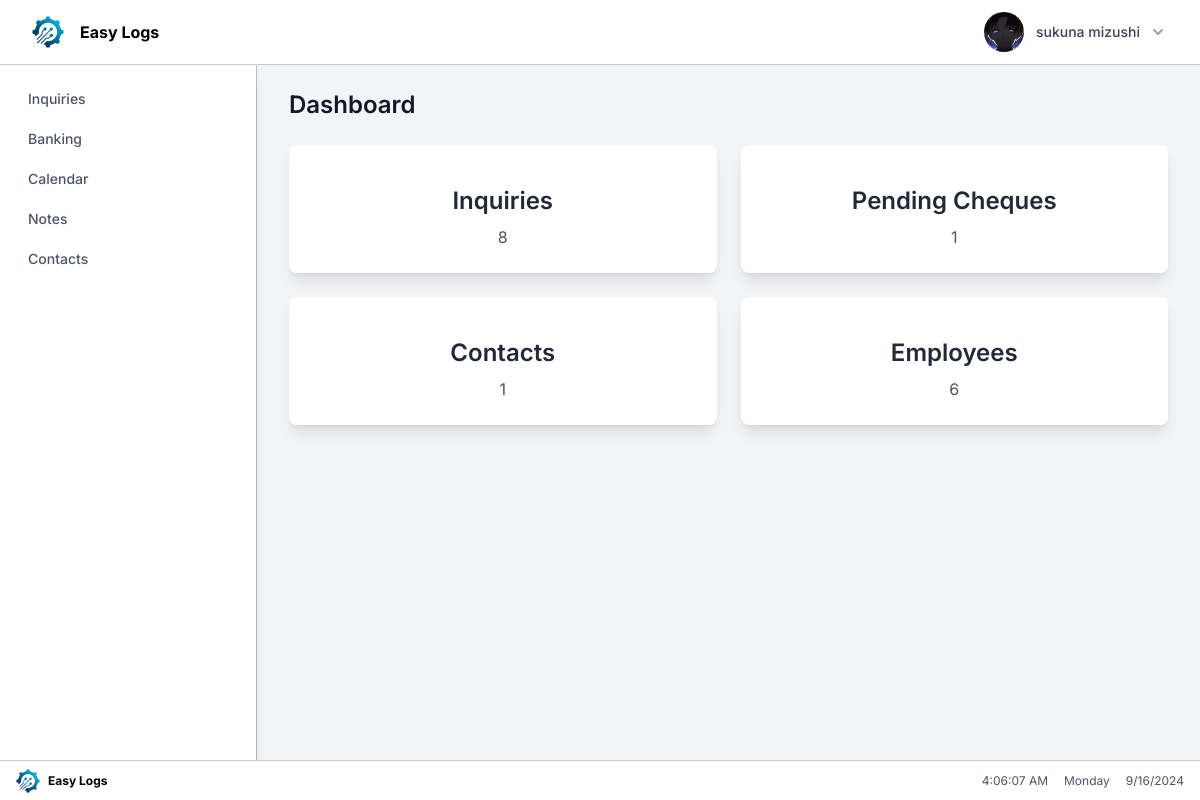
/users_dashboard/ (signed in), run on the app's committed database.
### userauths/models.py (models this page shows)
class Employee(models.Model):
    user = models.OneToOneField(User, on_delete=models.CASCADE)
    first_name = models.CharField(max_length=100)
    last_name = models.CharField(max_length=100)
    email = models.EmailField()
    address = models.TextField()
    contact = models.CharField(max_length=15)
    age = models.PositiveIntegerField()
    profile_image = models.ImageField(upload_to='profile_images/', blank=True, null=True)

### userauths/views.py (the view)
    def _wrapped_view(request, *args, **kwargs):
        if request.user.is_superuser:
            return redirect('admin_dashboard')  # Replace with the desired route
        return view_func(request, *args, **kwargs)

### userauths/views.py (called while the page is built)
def prevent_admin_access(view_func):
    def _wrapped_view(request, *args, **kwargs):
        if request.user.is_superuser:
            return redirect('admin_dashboard')  # Replace with the desired route
        return view_func(request, *args, **kwargs)
    return _wrapped_view

### Templates/Users/users_dashboard.html (shortened to what this page needs)
<!DOCTYPE html>
<html lang="en">
  <head>
    <script src="https://cdn.tailwindcss.com"></script>
    <link
      href="https://cdn.jsdelivr.net/npm/remixicon@3.5.0/fonts/remixicon.css"
      rel="stylesheet"
    />
  </head>
  <body class="bg-gray-100 flex flex-col min-h-screen">
    <nav
      class="bg-white shadow-md"
      style="border-bottom: 1px solid rgba(0, 0, 0, 0.212)"
    >
      <div class="max-w-7xl mx-auto px-4 sm:px-6 lg:px-8">
        <div class="flex justify-between h-16">
          <div class="flex-shrink-0 flex items-center">
            <img
              class="h-8 w-auto"
              src="/static/images/Logo.png"
              alt="Easy Logs"
            />
            <b class="px-4">Easy Logs</b>
          </div>
          <div class="flex items-center">
            <div class="ml-3 relative z-[99]">
              <div>
                <button
                  type="button"
                  class="flex items-center max-w-xs bg-white rounded-full focus:outline-none focus:ring-2 focus:ring-offset-2 focus:ring-indigo-500"
                  id="user-menu-button"
                  aria-expanded="false"
                  aria-haspopup="true"
                >
                  {% if employee.profile_image %}
                  <img
                    src="{{ employee.profile_image.url }}"
                    alt="{{ employee.first_name }} {{ employee.last_name }}"
                    class="h-10 w-10 rounded-full object-cover"
                  />
                  {% else %}
                  <img
                    src="/static/images/default_user.png"
                    alt="Default Profile"
                    class="h-10 w-10 rounded-full object-cover"
                  />
                  {% endif %}
                  <span class="ml-3 text-sm font-medium text-gray-700"
                    >{{ employee.first_name }} {{ employee.last_name }}</span
                  >
                  <svg
                    class="ml-2 h-5 w-5 text-gray-400"
                    xmlns="http://www.w3.org/2000/svg"
                    viewBox="0 0 20 20"
                    fill="currentColor"
                    aria-hidden="true"
                  >
                    <path
                      fill-rule="evenodd"
                      d="M5.293 7.293a1 1 0 011.414 0L10 10.586l3.293-3.293a1 1 0 111.414 1.414l-4 4a1 1 0 01-1.414 0l-4-4a1 1 0 010-1.414z"
                      clip-rule="evenodd"
                    />
                  </svg>
                </button>
              </div>
            </div>
          </div>
        </div>
      </div>
    </nav>
    <div class="flex flex-1 bg-gray-100">
      <div
        class="hidden md:flex md:flex-shrink-0"
        style="border-right: 1px solid rgba(0, 0, 0, 0.212)"
      >
        <div class="flex flex-col w-64">
          <div class="flex flex-col h-0 flex-1 bg-white shadow-lg">
            <nav class="flex-1 px-2 py-4 space-y-1">
              <div x-data="{ open: false }">
                <button
                  @click="open = !open"
                  class="sidebar-button w-full flex items-center px-2 py-2 text-sm font-medium text-gray-600 rounded-md hover:bg-gray-50 hover:text-gray-900"
                >
                  Inquiries
                </button>
              </div>
              <div x-data="{ open: false }">
                <button
                  @click="open = !open"
                  class="sidebar-button w-full flex items-center px-2 py-2 text-sm font-medium text-gray-600 rounded-md hover:bg-gray-50 hover:text-gray-900"
                >
                  Banking
                </button>
              </div>
              <a
                href="/calendar"
                class="flex items-center px-2 py-2 text-sm font-medium text-gray-600 rounded-md hover:bg-gray-50 hover:text-gray-900"
              >
                Calendar
              </a>
              <a
                href="/create_notes"
                class="flex items-center px-2 py-2 text-sm font-medium text-gray-600 rounded-md hover:bg-gray-50 hover:text-gray-900"
              >
                Notes
              </a>
              <a
                href="/create_contact"
                class="flex items-center px-2 py-2 text-sm font-medium text-gray-600 rounded-md hover:bg-gray-50 hover:text-gray-900"
              >
                Contacts
              </a>
            </nav>
          </div>
        </div>
      </div>
      <div class="flex-1 overflow-auto focus:outline-none">
        <main
          class="flex-1 relative z-0 overflow-y-auto py-6 focus:outline-none"
        >
          <div class="max-w-7xl mx-auto px-4 sm:px-6 md:px-8">
            <h1 class="text-2xl font-semibold text-gray-900 mb-6">
               Dashboard
            </h1>
          </div>
          <div class="max-w-7xl mx-auto px-4 sm:px-6 md:px-8">
            <div class="grid grid-cols-2 gap-6">
              <div
                class="dashboard-card bg-white rounded-lg shadow-lg p-6 flex flex-col items-center justify-center transform transition-all duration-300 hover:shadow-xl"
              >
                <h2 class="text-2xl font-semibold text-gray-800">Inquiries</h2>
                <p class="text-gray-600 mt-2">{{inquiries_count}}</p>
              </div>
              <div
                class="dashboard-card bg-white rounded-lg shadow-lg p-6 flex flex-col items-center justify-center transform transition-all duration-300 hover:shadow-xl"
              >
                <h2 class="text-2xl font-semibold text-gray-800">
                  Pending Cheques
                </h2>
                <p class="text-gray-600 mt-2">{{pending_cheques_count}}</p>
              </div>
              <div
                class="dashboard-card bg-white rounded-lg shadow-lg p-6 flex flex-col items-center justify-center transform transition-all duration-300 hover:shadow-xl"
              >
                <h2 class="text-2xl font-semibold text-gray-800">Contacts</h2>
                <p class="text-gray-600 mt-2">{{contacts_count}}</p>
              </div>
              <div
                class="dashboard-card bg-white rounded-lg shadow-lg p-6 flex flex-col items-center justify-center transform transition-all duration-300 hover:shadow-xl"
              >
                <h2 class="text-2xl font-semibold text-gray-800">Employees</h2>
                <p class="text-gray-600 mt-2">{{employees_count}}</p>
              </div>
            </div>
          </div>
        </main>
      </div>
    </div>
    <footer
      class="bg-white shadow-md h-10 w-full flex items-center justify-between px-4 text-xs"
      style="border-top: 1px solid rgba(0, 0, 0, 0.212)"
    >
      <div class="flex-shrink-0 flex items-center">
        <img class="h-6 w-auto" src="/static/images/Logo.png" alt="Easy Logs" />
        <b class="px-2">Easy Logs</b>
      </div>
      <div class="flex items-center space-x-4">
        <div id="current-time" class="text-gray-600"></div>
        <div id="current-day" class="text-gray-600"></div>
        <div id="current-date" class="text-gray-600"></div>
      </div>
    </footer>
  </body>
</html>

### Templates/Users/users_dashboard.html (style rules this page uses)
body { font-family: "Inter", sans-serif; }
.dashboard-card { transition: all 0.3s ease; }

### data on the page
Employee: profile_image (picture), first_name "sukuna", last_name "mizushi"

### other printed values
{{ inquiries_count }} "8"
{{ pending_cheques_count }} "1"
{{ contacts_count }} "1"
{{ employees_count }} "6"
